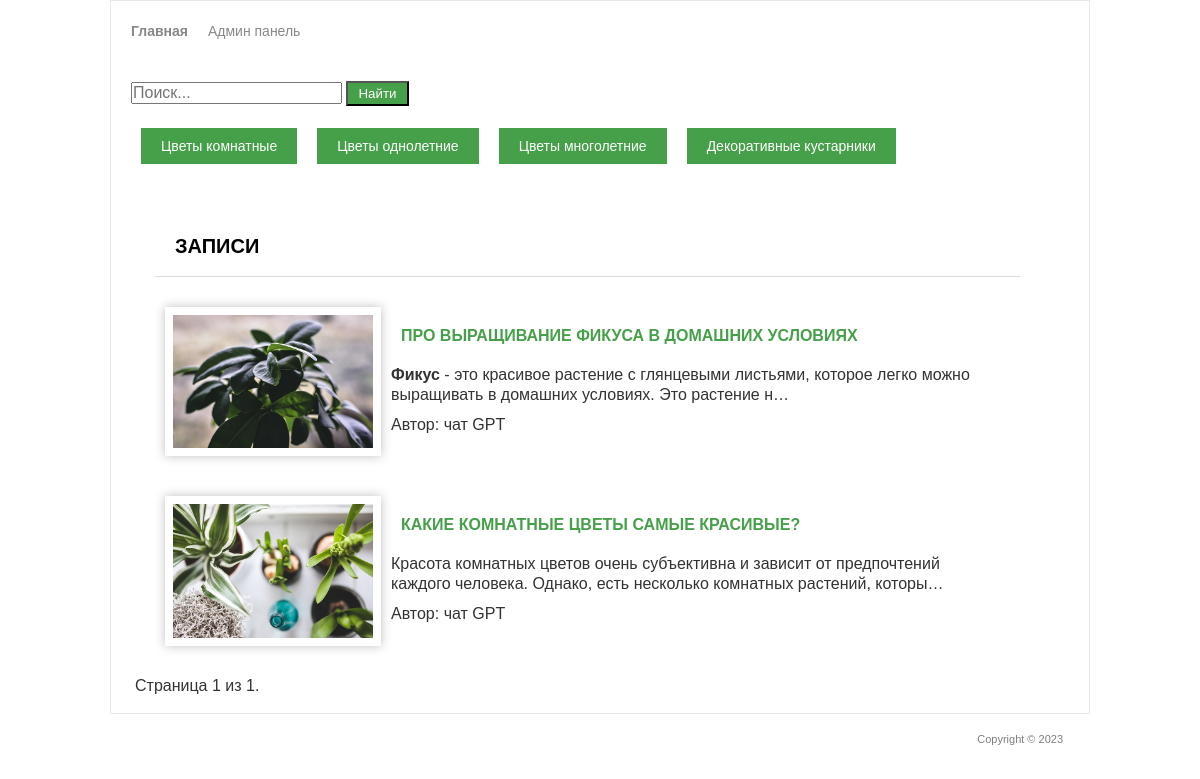
Screenshot of /filter/?type=1 with the database file from the repository.
### blog/models.py (models this page shows, shortened)
class Post(models.Model):
    TOPIC_TYPES = [
        (1, 'Цветы комнатные'),
        (2, 'Цветы однолетние'),
        (3, 'Цветы многолетние'),
        (4, 'Декоративные кустарники'),
    ]
    title = models.CharField('Название статьи', max_length=150)
    text = models.TextField('Текст статьи')
    author = models.CharField('Автор', max_length=100)
    data = models.DateField('Дата публикации')
    img = models.ImageField('Изображение', upload_to='image/%Y')
    type = models.IntegerField(choices=TOPIC_TYPES)
    class Meta:
        verbose_name = 'Статья'
        verbose_name_plural = 'Статьи сайта'

### blog/views.py (the view)
# urls.py: path('filter/', get_art_filter),
def get_art_filter(request):
    topic_type = request.GET.get('type', None)
    if topic_type:
        queryset = Post.objects.filter(type=topic_type).order_by('-id')
    else:
        queryset = Post.objects.order_by('-id')
    paginator = Paginator(queryset, 3)
    page_number = request.GET.get('page')
    page_obj = paginator.get_page(page_number)
    context = {'page_obj': page_obj}
    return render(request, 'blog/articals.html', context)

### templates/blog/articals.html (shortened to what this page needs)
<!DOCTYPE>
{% load static %}
<html >
<head>
	<link rel="stylesheet" href="{% static 'css/style.css' %}" type="text/css" media="all" />
</head>
<body>
<div class="shell">
	<div class="border">
		<div id="navigation_adm">
			<ul>
			    <li><a href="/" class="active">Главная</a></li>
			    <li><a href="/admin">Админ панель</a></li>
			</ul>
		</div>
<form action="{% url 'search_results' %}" method="get">
  <input type="text" name="q" placeholder="Поиск..." value="{{ query }}">
  <button type="submit">Найти</button>
</form>
        <div id="navigation">
			<ul>
			    <li><a href="/filter/?type=1">Цветы комнатные</a></li>
			    <li><a href="/filter/?type=2">Цветы однолетние</a></li>
                <li><a href="/filter/?type=3">Цветы многолетние</a></li>
			    <li><a href="/filter/?type=4">Декоративные кустарники</a></li>
			</ul>
		</div>
		<div id="main">
			<div id="content" class="left">
				<div class="projects">
					<h3>Записи</h3>
                    {% for post in page_obj %}
					<div class="item">
						<div class="image left">
							<img src="{{ post.img.url }}" width="200px" alt="" />
						</div>
						<div class="text left">
                            <br>
							<h4><a href="/{{ post.id }}">{{ post.title }}</a></h4>
							<p>{{ post.text|safe|truncatechars:140 }}</p>
							<p>Автор: {{ post.author }}</p>
						</div>
					</div>
					{% endfor %}
				</div>
            <div class="pagination">
    <span class="step-links">
        <span class="current">
            Страница {{ page_obj.number }} из {{ page_obj.paginator.num_pages }}.
        </span>
    </span>
</div>
			</div>
		</div>
	</div>
	<div id="footer">
		<p class="copy right">Copyright &copy;  2023 </p>
	</div>
</div>
</body>
</html>

### static/css/style.css (style rules this page uses)
* { margin: 0; padding: 0; outline:0; }
body { font-size: 16px; line-height: 20px; font-family: Georgia, Arial, Helvetica, Sans-Serif; color: #333; background-image: url('../img/bg.jpg'); background-attachment: fixed; background-size: cover; background-repeat: no-repeat; background-position: center; }
.list, form { margin: 20px; }
a { color: #45a049; text-decoration: none; cursor:pointer; }
input, textarea, select { font-family: Arial, Helvetica, sans-serif; font-size:16px; }
.left, .alignleft { float: left; display: inline; }
.right, .alignright { float: right; display: inline; }
.shell { width: 980px; margin: 0 auto; }
.border { border: 1px solid #e8e8e8; background: #fff; position: relative; }
#main { width: 932px; padding: 0px 24px 17px 24px; }
#main h3, h2, h1 { font-size: 20px; line-height: 20px; color: #000; text-transform: uppercase; border-bottom: 1px solid #dbdbdb; padding: 20px; }
#content { width: 905px; }
.projects { padding: 10px 0 0 0; }
.projects h3 { margin: 20px; }
.projects .item { margin: 20px; }
.projects .text { width: 600px; }
.projects .text h4 { font-size: 16px; line-height: 18px; color: #333; text-transform: uppercase; padding: 10px; }
.projects .text p { padding: 0 0 10px; }
#footer { font-family: Arial, sans-serif; font-size: 11px; line-height: 14px; color: #7f7f7f; padding: 18px 27px 20px 38px; background: #ffffff; }
img { box-shadow: 0 0 10px rgba(0, 0, 0, 0.25); border: 4px solid #fff; padding: 4px; margin: 10px; }
#navigation_adm ul { list-style-type: none; margin: 0; padding: 20px; display: flex; }
#navigation_adm li { margin-right: 20px; }
#navigation_adm li:last-child { margin-right: 0; }
#navigation_adm a { color: #888; font-size: 14px; text-decoration: none; }
#navigation_adm a.active { font-weight: bold; }
#navigation ul { list-style-type: none; margin: 20px; padding: 10px; display: flex; }
#navigation li { margin-right: 20px; }
#navigation li:last-child { margin-right: 0; }
#navigation a { color: #888; font-size: 14px; text-decoration: none; }
#navigation a { margin-top: 20px; background-color: #45a049; color: white; border: none; padding: 10px 20px; cursor: pointer; transition: background-color 0.3s ease-in-out; }
form button[type="submit"] { background-color: #45a049; color: white; padding: 3px 10px; }

### rows the page displays
Post: img (picture), title "ПРО ВЫРАЩИВАНИЕ ФИКУСА В ДОМАШНИХ УСЛОВИЯХ", text "Фикус - это красивое растение с глянцевыми листьями, которое легко можно выращивать в домашних условиях. Это растение н…", author "чат GPT"
Post: img (picture), title "КАКИЕ КОМНАТНЫЕ ЦВЕТЫ САМЫЕ КРАСИВЫЕ?", text "Красота комнатных цветов очень субъективна и зависит от предпочтений каждого человека. Однако, есть несколько комнатных растений, которы…", author "чат GPT"

### other values shown
{{ page_obj.number }} "1"
{{ page_obj.paginator.num_pages }} "1"
